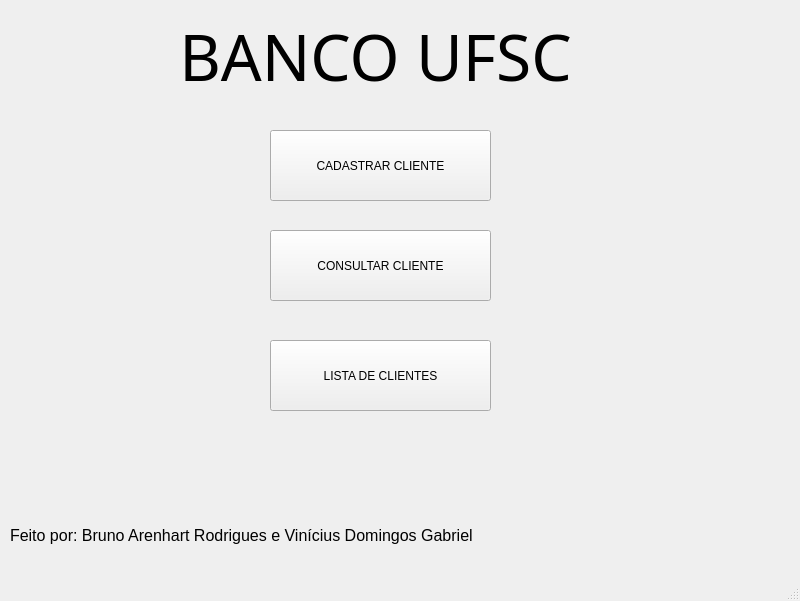
<?xml version="1.0" encoding="UTF-8"?>
<ui version="4.0">
 <class>telaInicial</class>
 <widget class="QMainWindow" name="telaInicial">
  <property name="geometry">
   <rect>
    <x>0</x>
    <y>0</y>
    <width>800</width>
    <height>601</height>
   </rect>
  </property>
  <property name="windowTitle">
   <string>Banco UFSC</string>
  </property>
  <property name="windowIcon">
   <iconset theme="application-exit"/>
  </property>
  <widget class="QWidget" name="centralwidget">
   <widget class="QLabel" name="label">
    <property name="geometry">
     <rect>
      <x>100</x>
      <y>10</y>
      <width>551</width>
      <height>91</height>
     </rect>
    </property>
    <property name="font">
     <font>
      <family>Airside Sans</family>
      <pointsize>48</pointsize>
     </font>
    </property>
    <property name="text">
     <string>BANCO UFSC</string>
    </property>
    <property name="alignment">
     <set>Qt::AlignCenter</set>
    </property>
   </widget>
   <widget class="QPushButton" name="btn_cadastro">
    <property name="geometry">
     <rect>
      <x>270</x>
      <y>130</y>
      <width>221</width>
      <height>71</height>
     </rect>
    </property>
    <property name="text">
     <string>CADASTRAR CLIENTE</string>
    </property>
   </widget>
   <widget class="QPushButton" name="btn_consulta">
    <property name="geometry">
     <rect>
      <x>270</x>
      <y>230</y>
      <width>221</width>
      <height>71</height>
     </rect>
    </property>
    <property name="text">
     <string>CONSULTAR CLIENTE</string>
    </property>
   </widget>
   <widget class="QPushButton" name="btn_lista">
    <property name="geometry">
     <rect>
      <x>270</x>
      <y>340</y>
      <width>221</width>
      <height>71</height>
     </rect>
    </property>
    <property name="text">
     <string>LISTA DE CLIENTES</string>
    </property>
   </widget>
   <widget class="QLabel" name="label_2">
    <property name="geometry">
     <rect>
      <x>10</x>
      <y>520</y>
      <width>641</width>
      <height>31</height>
     </rect>
    </property>
    <property name="font">
     <font>
      <pointsize>12</pointsize>
     </font>
    </property>
    <property name="text">
     <string>Feito por: Bruno Arenhart Rodrigues e Vinícius Domingos Gabriel</string>
    </property>
   </widget>
  </widget>
  <widget class="QMenuBar" name="menubar">
   <property name="geometry">
    <rect>
     <x>0</x>
     <y>0</y>
     <width>800</width>
     <height>25</height>
    </rect>
   </property>
  </widget>
  <widget class="QStatusBar" name="statusbar"/>
 </widget>
 <resources/>
 <connections/>
</ui>
